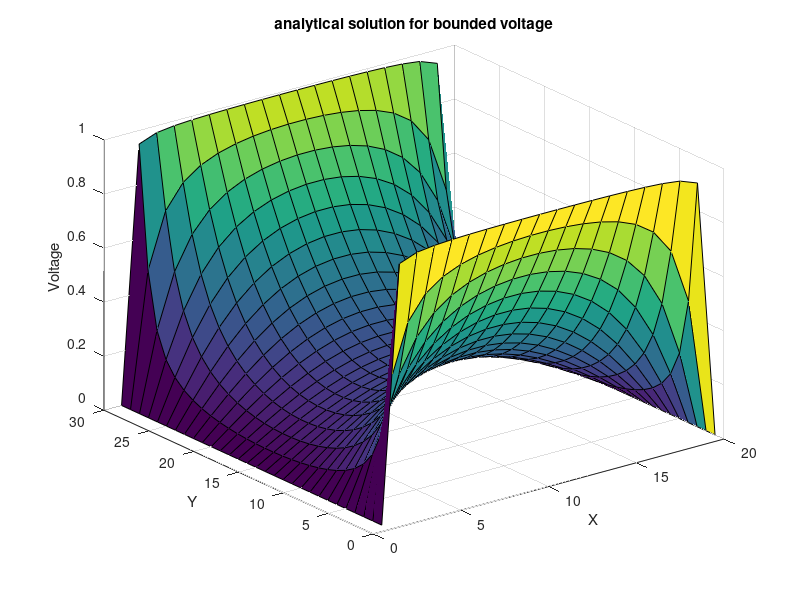

MATLAB code to generate this figure:
%30*20 grid
close all
clearvars
nx = 30;
ny = 20;
V=zeros(nx,ny);
iteration = 75;

for n = 1:2:iteration
    for i = 1:nx
        for j = 1:ny 
            %mapping to remove errors
            i_n = (i-1)-(nx-1)/2;
            j_n = (j-1);
            V(i,j) = V(i,j)+((4/pi)*(1/n)*(cosh((n*pi*i_n)/(ny-1)))/(cosh((n*pi*((nx-1)/2))/(ny-1)))*sin((n*pi*(j_n))/(ny-1)));           
        end
    end
    figure(2)
    surf(V);
    xlabel('X');
    ylabel('Y');
    zlabel('Voltage');
    title('analytical solution for bounded voltage');
    pause(0.01);
    grid on;
end

